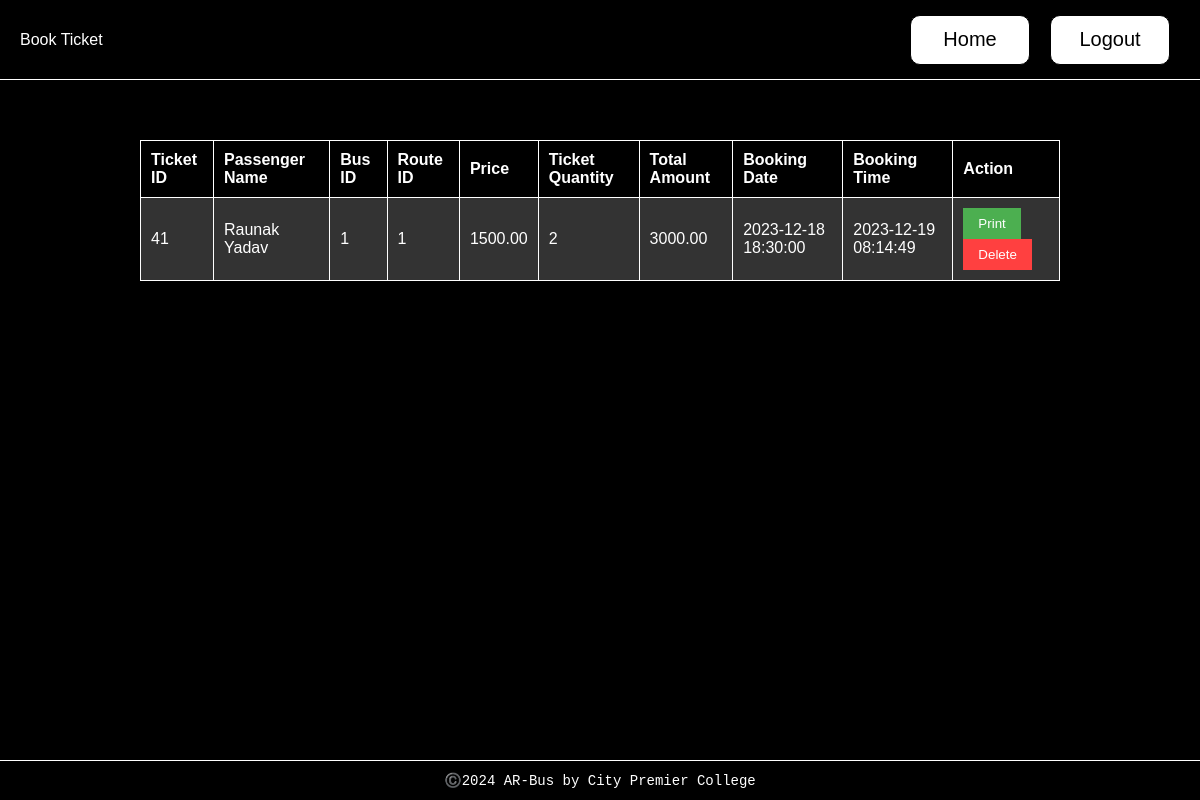
The page /views/booking_history_view.php (signed in) on the database its author committed.
### tables this page shows
CREATE TABLE `tickets` (
  `ticket_id` int(11) NOT NULL,
  `passenger_name` varchar(255) NOT NULL,
  `bus_id` int(11) DEFAULT NULL,
  `route_id` int(11) DEFAULT NULL,
  `price` decimal(10,2) DEFAULT NULL,
  `ticket_quantity` int(11) DEFAULT NULL,
  `total_amount` decimal(10,2) DEFAULT NULL,
  `booking_date` timestamp NOT NULL DEFAULT current_timestamp(),
  `booking_time` timestamp NOT NULL DEFAULT current_timestamp()
);

### controllers/booking_history_controller.php (called while the page is built, shortened)
<?php
include_once('../includes/db.php');
function getBookingHistory($conn) {
    $query = "SELECT * FROM tickets ORDER BY booking_time DESC";
    $result = mysqli_query($conn, $query);
    $booking_history = array();
    if ($result && mysqli_num_rows($result) > 0) {
        while ($row = mysqli_fetch_assoc($result)) {
            $booking_history[] = $row;
        }
    }
    return $booking_history;
}
$booking_history = getBookingHistory($conn);
?>

### views/booking_history_view.php (the view, shortened to what this page needs)
<!DOCTYPE html>
<html lang="en">
<head>
    <link rel="stylesheet" href="../css/styles.css">
    <link rel="stylesheet" href="../css/booking_history.css">
</head>
<body>
    <?php
        include('../controllers/booking_history_controller.php');
    ?>
    <header class="header">
        <span>Book Ticket</span>
        <nav>
            <a href="../views/home_view.php"><button>Home</button></a>
            <a href="../logout.php"><button>Logout</button></a>
        </nav>
    </header>
    <div class="container">
        <?php
        if ($booking_history) {
            echo '<table>';
            echo '<tr>';
            echo '<th>Ticket ID</th>';
            echo '<th>Passenger Name</th>';
            echo '<th>Bus ID</th>';
            echo '<th>Route ID</th>';
            echo '<th>Price</th>';
            echo '<th>Ticket Quantity</th>';
            echo '<th>Total Amount</th>';
            echo '<th>Booking Date</th>';
            echo '<th>Booking Time</th>';
            echo '<th>Action</th>';
            echo '</tr>';
            foreach ($booking_history as $ticket) {
                echo '<tr>';
                echo '<td>' . $ticket['ticket_id'] . '</td>';
                echo '<td>' . $ticket['passenger_name'] . '</td>';
                echo '<td>' . $ticket['bus_id'] . '</td>';
                echo '<td>' . $ticket['route_id'] . '</td>';
                echo '<td>' . $ticket['price'] . '</td>';
                echo '<td>' . $ticket['ticket_quantity'] . '</td>';
                echo '<td>' . $ticket['total_amount'] . '</td>';
                echo '<td>' . $ticket['booking_date'] . '</td>';
                echo '<td>' . $ticket['booking_time'] . '</td>';
                echo '<td>';
                echo '<form action="../controllers/booking_history_controller.php" method="post">';
                echo '<button class="print-button" type="submit" name="print_ticket">Print</button>';
                echo '<button class="delete-button" type="submit" name="delete_ticket">Delete</button>';
                echo '</form>';
                echo '</td>';
                echo '</tr>';
            }
            echo '</table>';
        } else {
            echo '<p>No booking history available.</p>';
        }
        ?>
    </div>
    <?php include "../includes/footer.php"; ?>
</body>
</html>

### css/styles.css (style rules this page uses)
* { padding: 0; margin: 0; box-sizing: border-box; }
.header { width: 100%; height: 80px; background: #000000; color: #fff; position: absolute; top: 0; display: flex; padding-left: 50px; justify-content: space-between; border-bottom: 1px solid #fff; align-items: center; }

### css/booking_history.css (style rules this page uses)
body { background: #000000; width: 100%; font-family: 'Poppins', sans-serif; display: flex; justify-content: center; align-items: center; }
.header { height: 80px; display: flex; justify-content: space-between; padding: 20px; border-bottom: 1px solid #fff; }
.header nav { display: flex; flex-direction: row; }
.header nav a { display: flex; justify-content: center; text-align: center; align-items: center; text-decoration: none; margin: 10px; }
.header nav a button { background: #fff; color: #000; font-size: 20px; border: 1px solid #000; padding: 10px; width: 120px; height: 50px; border-radius: 10px; cursor: pointer; }
.container { width: 80%; color: #fff; display: flex; flex-direction: column; align-items: center; justify-content: center; border-radius: 20px; position: relative; padding: 20px; margin-top: 100px; }
table { width: 100%; border-collapse: collapse; margin-top: 20px; }
th, td { border: 1px solid #fff; padding: 10px; text-align: left; }
th { background-color: #000; color: #fff; }
td { background-color: #333; color: #fff; }
.delete-button { background-color: #ff4040; color: #fff; border: none; padding: 8px 15px; cursor: pointer; }
.print-button { background-color: #4caf50; color: #fff; border: none; padding: 8px 15px; cursor: pointer; }

### rows shown on the page
tickets: ticket_id "41", passenger_name "Raunak Yadav", bus "1", route "1", price "1500.00", ticket_quantity "2", total_amount "3000.00", booking_date "2023-12-18 18:30:00", booking_time "2023-12-19 08:14:49"
